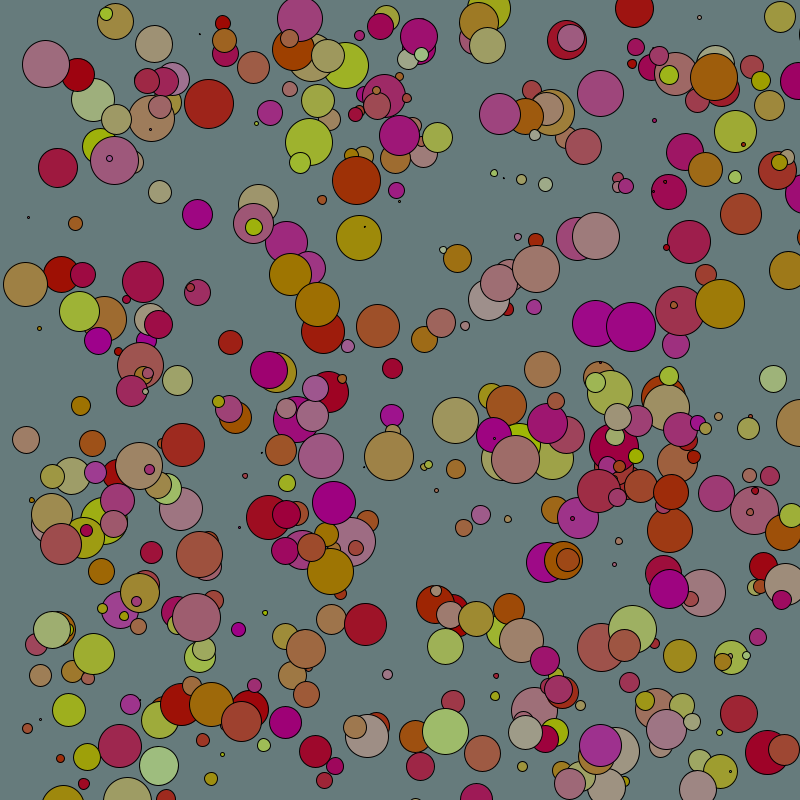
Frame 1 (no input)
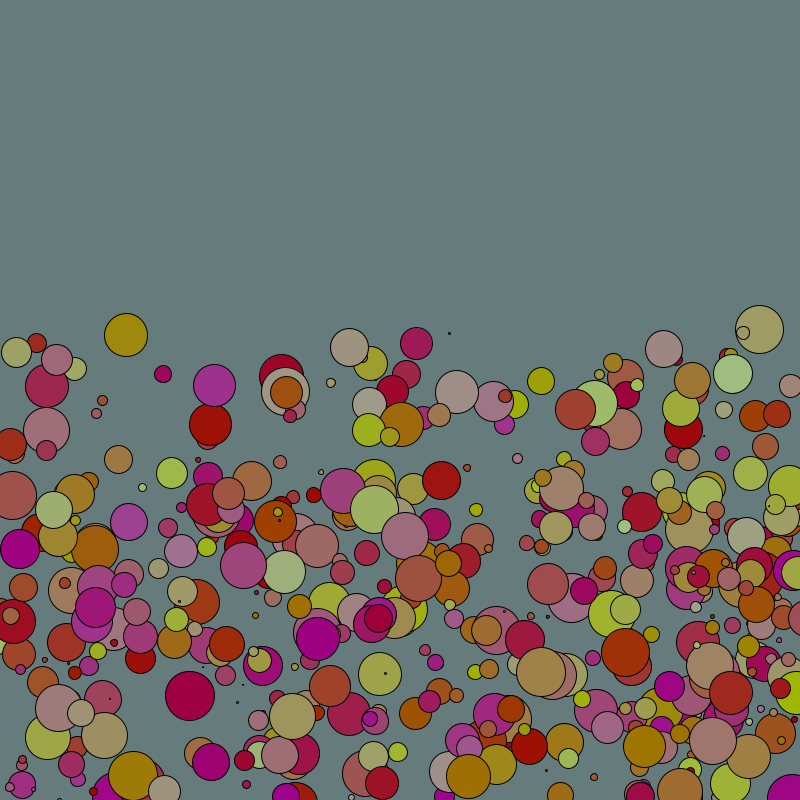
Frame 60 (the mouse pressed at the canvas centre just before this capture)
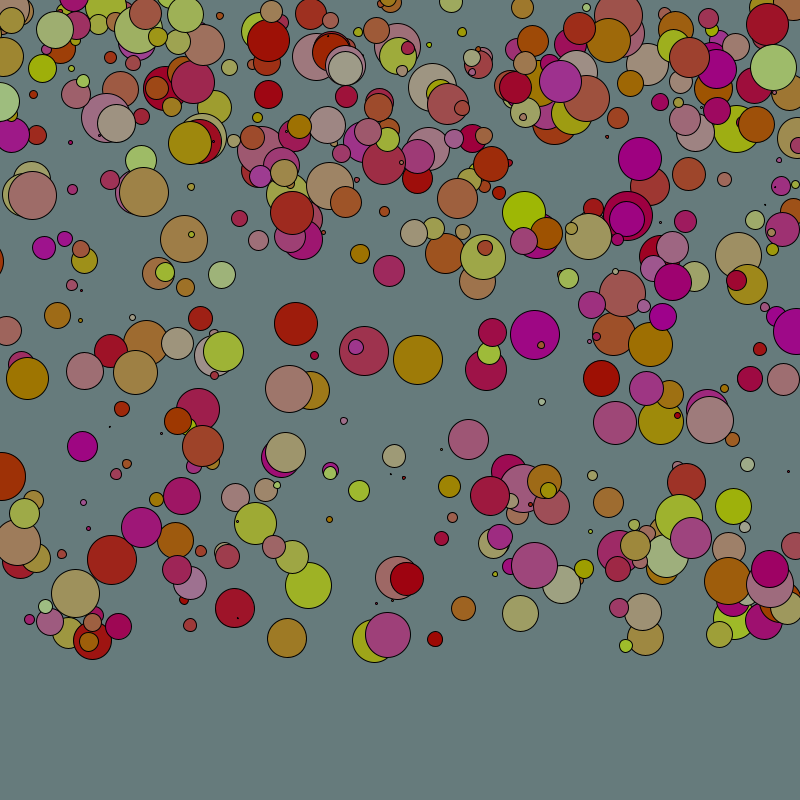
Frame 120 (the mouse held since frame 60 and released just before this capture)

The Processing sketch that drew these frames (run headless with seeded random() and noise(); from frame 60 on, the mouse is pressed at the canvas centre):

// Processing sketch: processing_141260
// ── processing_141260.pde


class bolita {
  float velocidadx;
  float velocidady;
  int direccionx=1;
  int direcciony=1;
  int radio;
  color color1;
  float x, y;

  bolita (float x, float y, float vx, float vy, int r, color c)
  {
    this.x = x;
    this.y = y;
    this.velocidadx=vx;
    this.velocidady=vy;
    this.radio=r;
    this.color1=c;
  }

  void mover () {
    x+= velocidadx * direccionx;
    y+= velocidady * direcciony;
    if (x> width || x<0) {
      direccionx= -direccionx;
    }
    if (y>height || y<0) {
      direcciony= -direcciony;
    }
  }

  void dibujar () {
    fill (color1);
    ellipse (x, y, radio, radio);
  }
}


bolita listabolitas []=
new bolita [500];



void setup (){
  size(800, 800);
  for (int i = 0; i <listabolitas.length; i++){
    color c= color(158, random (190), random (146));
  listabolitas [i]=new bolita (random (width), random (height), random (40),8,int (random(50)), c);
  }
   }
   
  
  void draw (){
      background(#667B7C);
  for (int i=0; i<listabolitas.length; i++){
  listabolitas [i].mover();
  listabolitas [i].dibujar ();
   }
}
   
